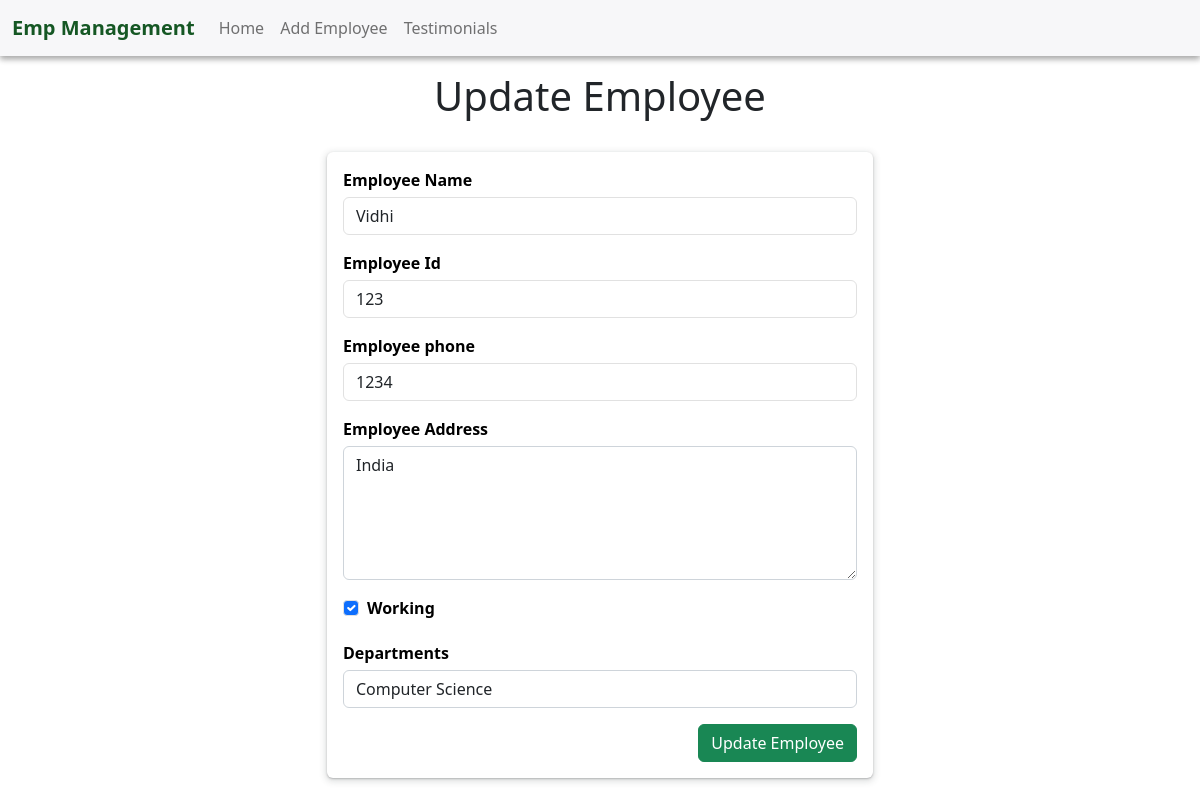
The page /emp/update-emp/16 on the database its author committed.
### emp/models.py (models this page shows, shortened)
class Emp(models.Model):
  name = models.CharField(max_length = 200)
  emp_id = models.CharField(max_length=200)
  phone = models.CharField(max_length=10)
  address = models.CharField(max_length=150)
  working = models.BooleanField(default=True)
  department = models.CharField(max_length=10)

### emp/views.py (the view)
# urls.py: path('update-emp/<int:emp_id>',update_emp),
def update_emp(request,emp_id):
  emp = Emp.objects.get(pk = emp_id)
  return render(request, "emp/update_emp.html",{
    'emp':emp
  })

### templates/emp/update_emp.html (shortened to what this page needs)
<!doctype html>
<html lang="en">
  <head>
    <link href="https://cdn.jsdelivr.net/npm/bootstrap@5.2.2/dist/css/bootstrap.min.css" rel="stylesheet">
  </head>
  <body>
    {% include "emp/navbar.html" %}
    <h1 class="text-center y-3">Update Employee</h1>
    <div class="container">
      <div class="row">
        <div class="col-md-6 offset-md-3">
          <div class="card bg-dark text-white">
            <div class="card-body">
              <form action="/emp/do-update-emp/{{emp.id}}" method="POST">
                <div class="mb-3">
                  <label for="name">Employee Name</label>
                  <input id="name" type="text" class="form-control" placeholder="Enter emp name" name = 'emp_name' value="{{emp.name}}">
                </div>
                <div class="mb-3">
                  <label for="id">Employee Id</label>
                  <input id="id" type="text" class="form-control" placeholder="Enter emp id" name = 'emp_id' value="{{emp.emp_id}}">
                </div>
                <div class="mb-3">
                  <label for="phone">Employee phone</label>
                  <input id="phone" type="text" class="form-control" placeholder="Enter emp phone" name = 'emp_phone' value="{{emp.phone}}">
                </div>
                <div class="mb-3">
                  <label for="address">Employee Address</label>
                  <textarea name="emp_address" id="address" rows="5" class = "form-control">{{emp.address}}</textarea>
                </div>
                <div class="mb-3 form-check">
                  <label for="working">Working</label>
                  <input {% if emp.working %} checked {% endif %} id = 'working' name = 'emp_working' class="form-check-input" type="checkbox">
                </div>
                <div class="mb-3">
                  <label for="department">Departments</label>
                  <select value = "{{emp.department}}"name="emp_department" id="department" class="form-control">
                    <option value="CSE">Computer Science</option>
                  </select>
                </div>
                <div class="text-center">
                  <button class="btn btn-success">
                    Update Employee
                  </button>
                </div>
              </form>
            </div>
          </div>
        </div>
      </div>
    </div>
  </body>
</html>

### templates/emp/update_emp.html (style rules this page uses)
.card { background-color: white !important; border:none; box-shadow: rgba(60, 64, 67, 0.3) 0px 1px 2px 0px, rgba(60, 64, 67, 0.15) 0px 2px 6px 2px; }
.card .card-body label { color: black !important; font-weight: bold; margin-bottom: 5px; }
.card .card-body input { border: 1px solid #e1e1e1 }
.card .btn-success { float: right }
h1 { margin-top: 1rem; margin-bottom: 2rem; }

### rows shown on the page
Emp: emp_name "Vidhi", emp_id "123", emp_phone "1234", emp_address "India", working "☑", emp_department "Computer Science"
